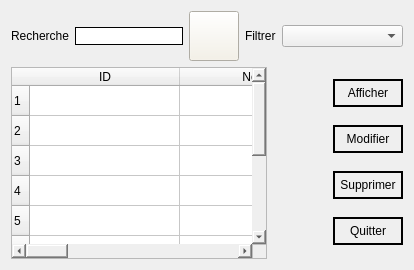
             <widget class="QWidget" name="tab_20">
              <attribute name="title">
               <string>Consulter</string>
              </attribute>
              <layout class="QGridLayout" name="gridLayout_10">
               <item row="0" column="0">
                <layout class="QHBoxLayout" name="horizontalLayout_24">
                 <item>
                  <widget class="QLabel" name="label_28">
                   <property name="styleSheet">
                    <string notr="true">font: 600 12pt &quot;Segoe UI&quot;;
color: rgb(0, 0, 0);</string>
                   </property>
                   <property name="text">
                    <string>Recherche</string>
                   </property>
                  </widget>
                 </item>
                 <item>
                  <layout class="QHBoxLayout" name="horizontalLayout_23" stretch="0,0">
                   <property name="sizeConstraint">
                    <enum>QLayout::SizeConstraint::SetMaximumSize</enum>
                   </property>
                   <item>
                    <widget class="QLineEdit" name="lineEdit_21">
                     <property name="minimumSize">
                      <size>
                       <width>100</width>
                       <height>0</height>
                      </size>
                     </property>
                     <property name="styleSheet">
                      <string notr="true">color: rgb(0, 0, 0);
border: 1px solid black;
font: 600 10pt &quot;Segoe UI&quot;;</string>
                     </property>
                    </widget>
                   </item>
                   <item>
                    <widget class="QPushButton" name="pushButton_14">
                     <property name="minimumSize">
                      <size>
                       <width>50</width>
                       <height>50</height>
                      </size>
                     </property>
                     <property name="styleSheet">
                      <string notr="true">background-color: rgb(245, 241, 229);</string>
                     </property>
                     <property name="text">
                      <string/>
                     </property>
                     <property name="icon">
                      <iconset resource="icones.qrc">
                       <normaloff>:/icones/icone/serach.png</normaloff>:/icones/icone/serach.png</iconset>
                     </property>
                     <property name="iconSize">
                      <size>
                       <width>30</width>
                       <height>30</height>
                      </size>
                     </property>
                     <property name="checkable">
                      <bool>true</bool>
                     </property>
                     <property name="autoExclusive">
                      <bool>true</bool>
                     </property>
                    </widget>
                   </item>
                  </layout>
                 </item>
                 <item>
                  <widget class="QLabel" name="label_27">
                   <property name="styleSheet">
                    <string notr="true">font: 600 12pt &quot;Segoe UI&quot;;
color: rgb(0, 0, 0);</string>
                   </property>
                   <property name="text">
                    <string>Filtrer</string>
                   </property>
                  </widget>
                 </item>
                 <item>
                  <widget class="QComboBox" name="comboBox_4">
                   <property name="sizePolicy">
                    <sizepolicy hsizetype="Expanding" vsizetype="Fixed">
                     <horstretch>0</horstretch>
                     <verstretch>0</verstretch>
                    </sizepolicy>
                   </property>
                  </widget>
                 </item>
                </layout>
               </item>
               <item row="1" column="0">
                <layout class="QHBoxLayout" name="horizontalLayout_21">
                 <item>
                  <widget class="QTableWidget" name="tableWidget_2">
                   <property name="styleSheet">
                    <string notr="true">color: rgb(0, 0, 127);
border-bottom-color: rgb(0, 0, 127);
font: 600 12pt &quot;Segoe UI&quot;;
color: rgb(0, 0, 0);</string>
                   </property>
                   <property name="rowCount">
                    <number>10</number>
                   </property>
                   <attribute name="horizontalHeaderDefaultSectionSize">
                    <number>150</number>
                   </attribute>
                   <row>
                    <property name="text">
                     <string>1</string>
                    </property>
                   </row>
                   <row>
                    <property name="text">
                     <string>2</string>
                    </property>
                   </row>
                   <row>
                    <property name="text">
                     <string>3</string>
                    </property>
                   </row>
                   <row>
                    <property name="text">
                     <string>4</string>
                    </property>
                   </row>
                   <row>
                    <property name="text">
                     <string>5</string>
                    </property>
                   </row>
                   <row/>
                   <row/>
                   <row/>
                   <row/>
                   <row/>
                   <column>
                    <property name="text">
                     <string>ID</string>
                    </property>
                   </column>
                   <column>
                    <property name="text">
                     <string>Nom</string>
                    </property>
                   </column>
                   <column>
                    <property name="text">
                     <string>Catégorie</string>
                    </property>
                   </column>
                   <column>
                    <property name="text">
                     <string>Quantité</string>
                    </property>
                   </column>
                   <column>
                    <property name="text">
                     <string>Date</string>
                    </property>
                   </column>
                  </widget>
                 </item>
                 <item>
                  <spacer name="horizontalSpacer_15">
                   <property name="orientation">
                    <enum>Qt::Orientation::Horizontal</enum>
                   </property>
                   <property name="sizeType">
                    <enum>QSizePolicy::Policy::Fixed</enum>
                   </property>
                   <property name="sizeHint" stdset="0">
                    <size>
                     <width>60</width>
                     <height>20</height>
                    </size>
                   </property>
                  </spacer>
                 </item>
                 <item>
                  <layout class="QVBoxLayout" name="verticalLayout_15">
                   <item>
                    <widget class="QPushButton" name="pushButton_21">
                     <property name="styleSheet">
                      <string notr="true">font: 600 12pt &quot;Segoe UI&quot;;
color: rgb(0, 0, 0);
 border: 2px solid black;
border-radius: 15px;
 padding: 5px; font: 600 12pt &quot;Segoe UI&quot;;
color: rgb(0, 0, 0);
</string>
                     </property>
                     <property name="text">
                      <string>Afficher</string>
                     </property>
                    </widget>
                   </item>
                   <item>
                    <widget class="QPushButton" name="pushButton_22">
                     <property name="styleSheet">
                      <string notr="true">font: 600 12pt &quot;Segoe UI&quot;;
color: rgb(0, 0, 0);
 border: 2px solid black;
border-radius: 15px;
 padding: 5px; font: 600 12pt &quot;Segoe UI&quot;;
color: rgb(0, 0, 0);
</string>
                     </property>
                     <property name="text">
                      <string>Modifier</string>
                     </property>
                    </widget>
                   </item>
                   <item>
                    <widget class="QPushButton" name="pushButton_23">
                     <property name="styleSheet">
                      <string notr="true">font: 600 12pt &quot;Segoe UI&quot;;
color: rgb(0, 0, 0);
 border: 2px solid black;
border-radius: 15px;
 padding: 5px; font: 600 12pt &quot;Segoe UI&quot;;
color: rgb(0, 0, 0);
</string>
                     </property>
                     <property name="text">
                      <string>Supprimer</string>
                     </property>
                    </widget>
                   </item>
                   <item>
                    <widget class="QPushButton" name="pushButton_24">
                     <property name="styleSheet">
                      <string notr="true">font: 600 12pt &quot;Segoe UI&quot;;
color: rgb(0, 0, 0);
 border: 2px solid black;
border-radius: 15px;
 padding: 5px; font: 600 12pt &quot;Segoe UI&quot;;
color: rgb(0, 0, 0);
</string>
                     </property>
                     <property name="text">
                      <string>Quitter</string>
                     </property>
                    </widget>
                   </item>
                  </layout>
                 </item>
                </layout>
               </item>
              </layout>
             </widget>
